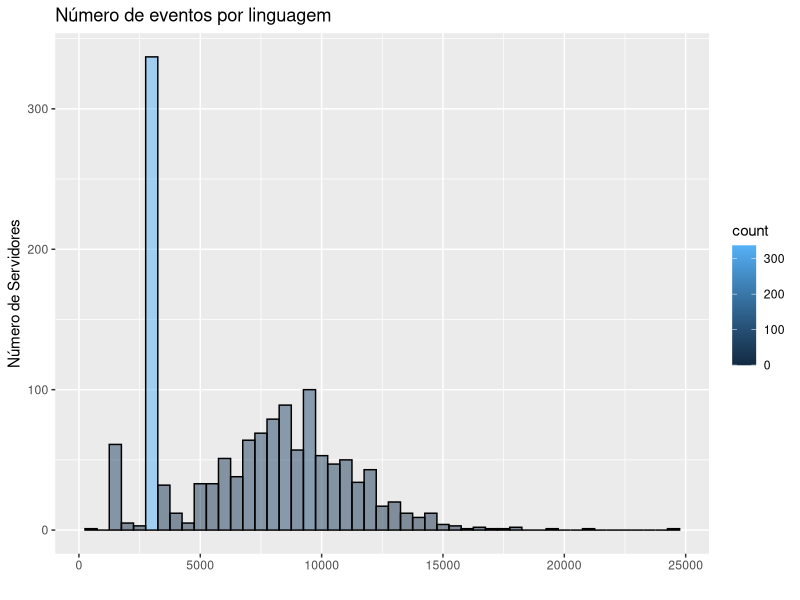
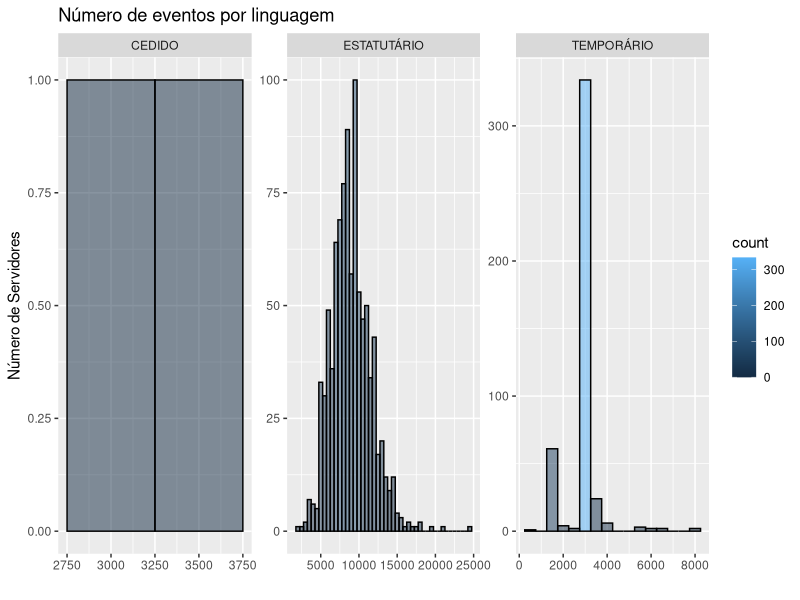
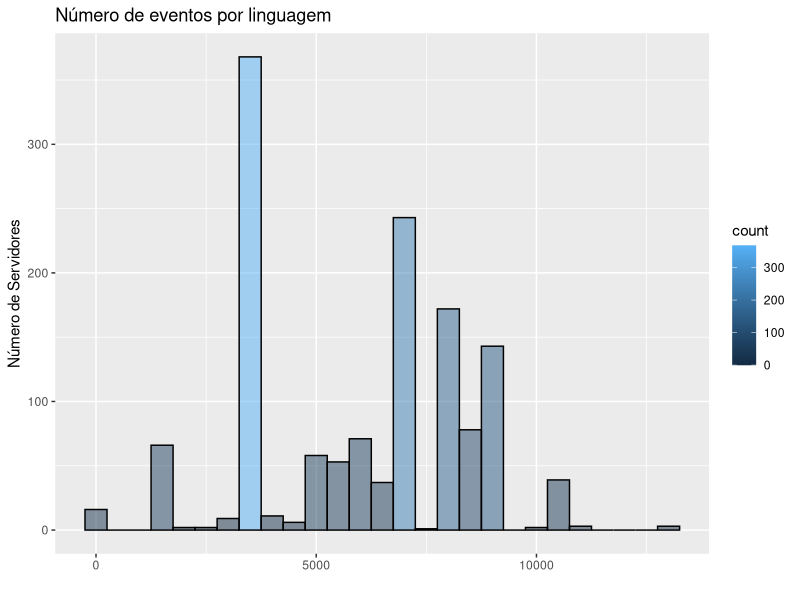
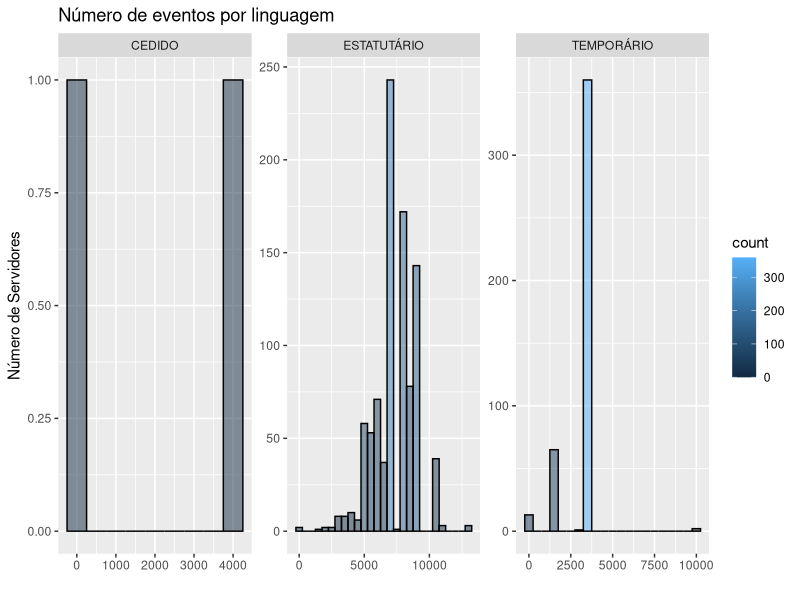
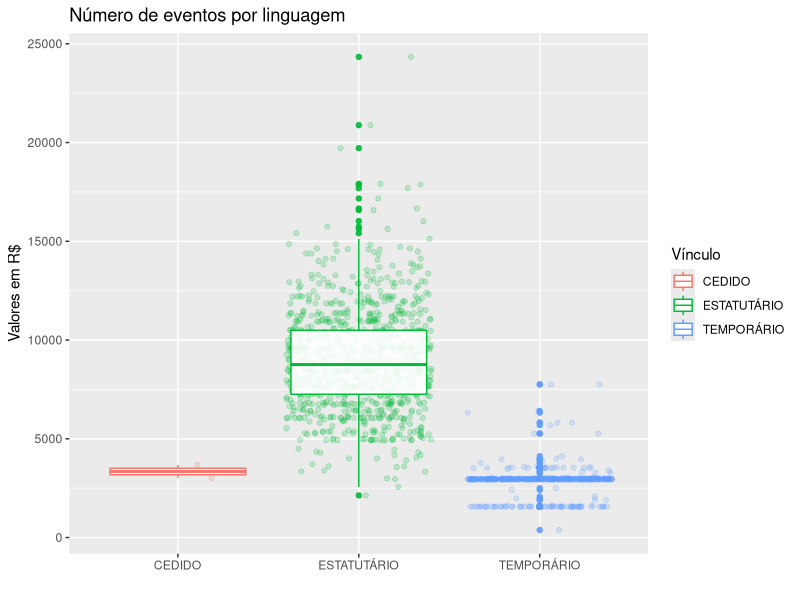
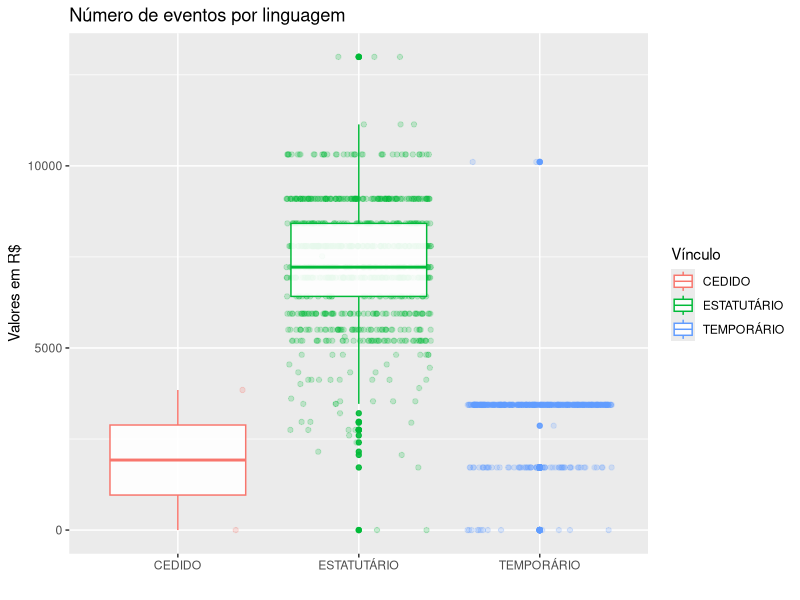
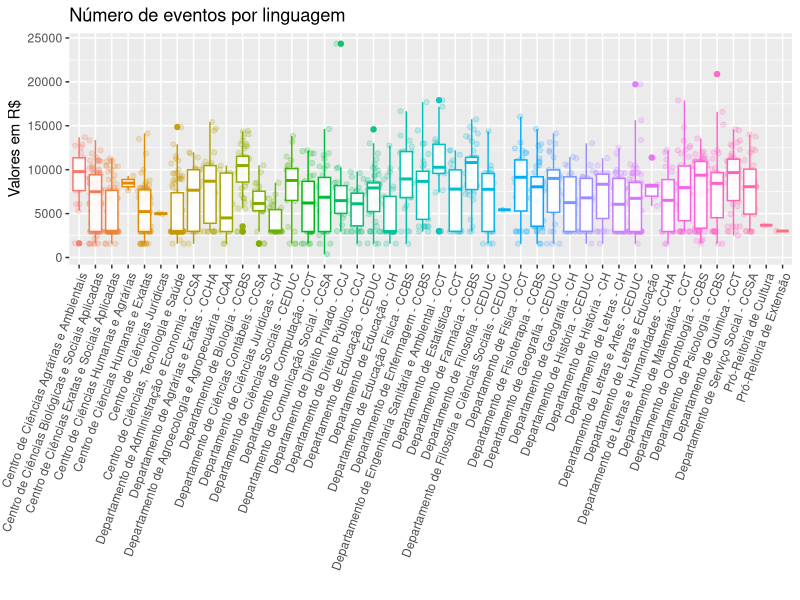
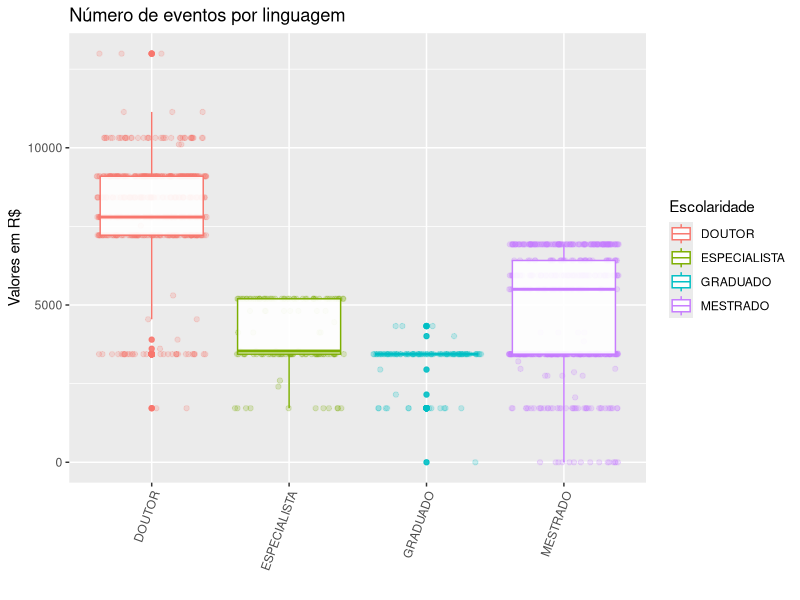

These figures' R source, in order: (Note: this script raises an error after producing the figures.)
library(readr)
library(ggplot2)

##
## Funções
##

#ajustas os valores
fixVal <- function(val) {
  
  a =  strsplit(val, "\\.(?=[^\\.]+$)", perl=TRUE)
  
  if (length(a[[1]]) > 1){
    p <- gsub('\\.','',a[[1]][1])
    return( paste(p,a[[1]][2],sep = ".") )
  }
  
  return(val)
}

##
## Leitura dos dados
##

#Leitura e ajustes dos dados
data <- read.csv2("./data/02-2017.csv",header = TRUE,sep = ',' ,fileEncoding="UTF-8")
#ajustes
data$Remuneração = as.numeric(lapply(as.character(data$Remuneração),fixVal))
data$Total.Vantagens.Pessoais = as.numeric(lapply(as.character(data$Total.Vantagens.Pessoais),fixVal))
data$Total.Vantagens.Transitorias = as.numeric(lapply(as.character(data$Total.Vantagens.Transitorias),fixVal))
data$Terço.de.Férias = as.numeric(lapply(as.character(data$Terço.de.Férias),fixVal))
data$Abono.de.Permanência = as.numeric(lapply(as.character(data$Abono.de.Permanência),fixVal))
data$Total.Bruto =  as.numeric(lapply(as.character(data$Total.Bruto),fixVal))
data$Descontos.Obrigatórios = as.numeric(data$Descontos.Obrigatórios)
data$Total.Líquido = as.numeric(lapply(as.character(data$Total.Líquido),fixVal))

# separacao
func = 'TÉCNICO ADMINISTRATIVO'
tae = data[data$Cargo == func,]
doc = data[data$Cargo != func,]


servidores <- doc

###
### Geral
###

summary(servidores)

#histogram
ggplot(servidores, aes(x=Total.Líquido)) +
  geom_histogram(aes(fill = ..count..), binwidth=500, colour="black", alpha = 0.5) +
  labs(title = "Número de eventos por linguagem") +
  labs(x="") + labs(y="Número de Servidores")

ggplot(servidores, aes(x=Total.Líquido)) +
  geom_histogram(aes(fill = ..count..), binwidth=500, colour="black", alpha = 0.5) +
  facet_wrap(~Vínculo, scales = "free") +
  labs(title = "Número de eventos por linguagem") +
  labs(x="") + labs(y="Número de Servidores")


ggplot(servidores, aes(x=Remuneração)) +
  geom_histogram(aes(fill = ..count..), binwidth=500, colour="black", alpha = 0.5) +
  labs(title = "Número de eventos por linguagem") +
  labs(x="") + labs(y="Número de Servidores")

ggplot(servidores, aes(x=Remuneração)) +
  geom_histogram(aes(fill = ..count..), binwidth=500, colour="black", alpha = 0.5) +
  facet_wrap(~Vínculo, scales = "free") +
  labs(title = "Número de eventos por linguagem") +
  labs(x="") + labs(y="Número de Servidores")

##
## Por vinculo
##
ggplot(na.omit(servidores),aes(x = Vínculo,
               y=Total.Líquido,group=Vínculo,colour=Vínculo) ) + 
  geom_point(alpha = 0.2, position = "jitter" , show.legend = FALSE) +
  geom_boxplot(aes(group=Vínculo), alpha = 0.9) +
  labs(title = "Número de eventos por linguagem") +
  labs(x="") + labs(y="Valores em R$")


ggplot(na.omit(servidores),aes(x = Vínculo,
               y=Remuneração,group=Vínculo,colour=Vínculo) ) + 
  geom_point(alpha = 0.2, position = "jitter" , show.legend = FALSE) +
  geom_boxplot(aes(group=Vínculo), alpha = 0.9) +
  labs(title = "Número de eventos por linguagem") +
  labs(x="") + labs(y="Valores em R$")

##
## Por Lotacao
##

ggplot(na.omit(servidores),aes(x = Lotação,
                               y=Total.Líquido,group=Lotação,colour=Lotação) ) +
  geom_point(alpha = 0.2, position = "jitter" , show.legend = FALSE) +
  geom_boxplot(aes(group=Lotação), alpha = 0.9, show.legend = FALSE) +
  labs(title = "Número de eventos por linguagem") +
  labs(x="") + labs(y="Valores em R$") +
  theme(axis.text.x = element_text(angle = 70, hjust = 1))

##
## Por escolaridade
##

ggplot(na.omit(servidores),aes(x = Escolaridade,
                               y=Remuneração,group=Escolaridade,colour=Escolaridade) ) +
  geom_point(alpha = 0.2, position = "jitter" , show.legend = FALSE) +
  geom_boxplot(aes(group=Escolaridade), alpha = 0.9) +
  labs(title = "Número de eventos por linguagem") +
  labs(x="") + labs(y="Valores em R$") +
  theme(axis.text.x = element_text(angle = 70, hjust = 1))

ggplot(na.omit(servidores),aes(x = Escolaridade,
                               y=Total.Líquido,group=Escolaridade,colour=Escolaridade) ) +
  geom_point(alpha = 0.2, position = "jitter" , show.legend = FALSE) +
  geom_boxplot(aes(group=Escolaridade), alpha = 0.9) +
  labs(title = "Número de eventos por linguagem") +
  labs(x="") + labs(y="Valores em R$") +
  theme(axis.text.x = element_text(angle = 70, hjust = 1))

ggplot(na.omit(servidores),aes(x = Escolaridade,
                               y=Total.Líquido,group=Escolaridade,colour=Escolaridade) ) +
  geom_point(alpha = 0.2, position = "jitter" , show.legend = FALSE) +
  geom_boxplot(aes(group=Escolaridade), alpha = 0.9) +
  facet_wrap(~Vínculo) +
  labs(title = "Número de eventos por linguagem") +
  labs(x="") + labs(y="Valores em R$") +
  theme(axis.text.x = element_text(angle = 70, hjust = 1))

#ggplot(doc,aes(x = Vínculo,
#               y=Total.Líquido,group=Vínculo,colour=Vínculo) ) + 
#  geom_point(alpha = 0.3, position = "jitter" , show.legend = FALSE) +
#  geom_boxplot(aes(group=Vínculo)) + 
#  facet_grid(repository_language~year, scales = "free") +
#  labs(title = "Número de eventos por linguagem") +
#  labs(x="") + labs(y="Eventos em milhares")+
#  theme(axis.text.x = element_text(angle = 70, hjust = 1))

ggplot(create,aes(x=create$quarter,y=events/1e3 )) + geom_bar(stat='identity', fill='lightblue') + 
  labs(title = "Histograma repositórios criados por trimestre") +
  labs(x="Trimestre") + labs(y="Eventos em milhares")+ theme_bw()

